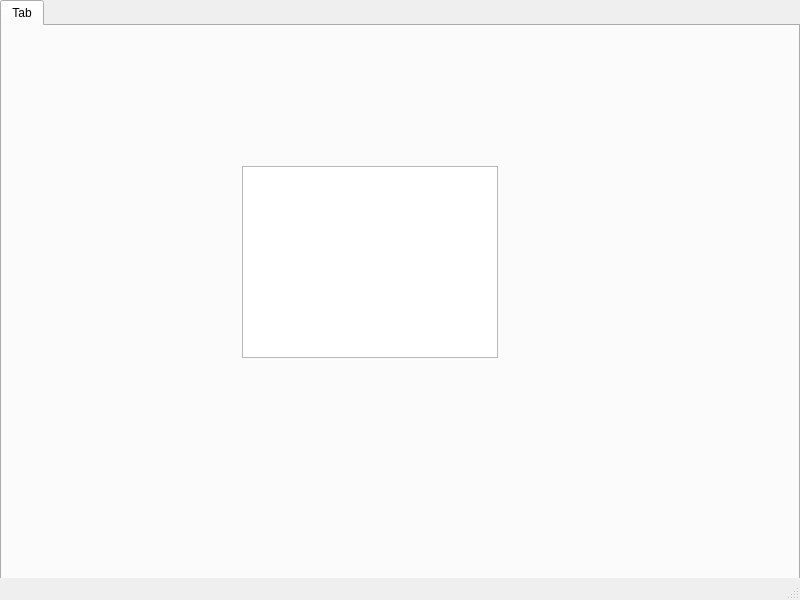
<?xml version="1.0" encoding="UTF-8"?>
<ui version="4.0">
 <class>MainWindow</class>
 <widget class="QMainWindow" name="MainWindow">
  <property name="geometry">
   <rect>
    <x>0</x>
    <y>0</y>
    <width>800</width>
    <height>600</height>
   </rect>
  </property>
  <property name="windowTitle">
   <string>MainWindow</string>
  </property>
  <widget class="QWidget" name="centralwidget">
   <widget class="QTabWidget" name="tabWidget">
    <property name="geometry">
     <rect>
      <x>0</x>
      <y>0</y>
      <width>800</width>
      <height>600</height>
     </rect>
    </property>
    <property name="currentIndex">
     <number>0</number>
    </property>
    <widget class="QWidget" name="tabWidgetTab">
     <attribute name="title">
      <string>Tab</string>
     </attribute>
     <widget class="QGraphicsView" name="graphicsView">
      <property name="geometry">
       <rect>
        <x>240</x>
        <y>140</y>
        <width>256</width>
        <height>192</height>
       </rect>
      </property>
     </widget>
    </widget>
   </widget>
  </widget>
  <widget class="QMenuBar" name="menubar">
   <property name="geometry">
    <rect>
     <x>0</x>
     <y>0</y>
     <width>800</width>
     <height>21</height>
    </rect>
   </property>
  </widget>
  <widget class="QStatusBar" name="statusbar"/>
 </widget>
 <resources/>
 <connections/>
</ui>
